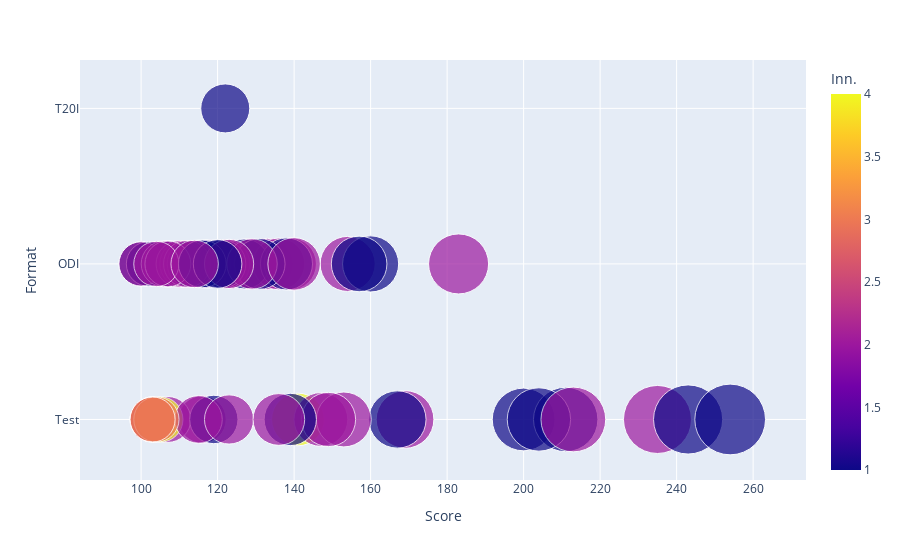

Notebook source saved alongside this figure:
### Code cell
fig = px.scatter(df, x="Score", y="Format", size="Score", color="Inn.",
           hover_name="Result", size_max=50)
fig.show()

### Figure 1 — Plotly figure (JSON) as saved in the notebook; plotly's stock layout.template omitted (floating-point values rounded to 4 significant figures)
{"data": [{"hovertemplate": "<b>%{hovertext}</b><br><br>Score=%{marker.size}<br>Format=%{y}<br>Inn.=%{marker.color}<extra></extra>", "hovertext": ["Lost", "Won", "Drawn", "Won", "Drawn", "Drawn", "Lost", "Lost", "Drawn", "Drawn", "Lost", "Won", "Won", "Won", "Won", "Won", "Won", "Drawn", "Won", "Drawn", "Lost", "Lost", "Won", "Won", "Lost", "Won", "Won", "Won", "Won", "Won", "Won", "Won", "Lost (D/L)", "Won", "Won", "Won", "Won", "Won", "Won", "Won", "Won (D/L)", "Won", "Won", "Won", "Lost", "Won", "Won", "Won", "Won", "Won", "Lost", "Lost", "Won", "Won", "Won", "Won", "Won", "Lost", "Won", "Won", "Won", "Won", "Won", "Tied", "Lost", "Won", "Won", "Lost", "Won", "Won", "Won"], "legendgroup": "", "marker": {"color": [2, 2, 2, 2, 1, 4, 2, 4, 2, 2, 2, 1, 1, 1, 2, 1, 3, 3, 2, 1, 2, 2, 3, 1, 2, 1, 2, 2, 2, 2, 1, 1, 1, 2, 2, 2, 1, 2, 1, 2, 1, 2, 2, 2, 2, 2, 1, 2, 1, 1, 1, 2, 2, 2, 2, 1, 2, 1, 1, 2, 1, 2, 2, 1, 2, 2, 1, 2, 1, 2, 1], "coloraxis": "coloraxis", "size": [116, 103, 103, 107, 119, 105, 115, 141, 169, 147, 103, 200, 211, 167, 235, 204, 103, 104, 213, 243, 153, 149, 103, 139, 123, 254, 136, 107, 102, 118, 105, 100, 107, 112, 117, 133, 108, 183, 106, 128, 102, 115, 100, 115, 123, 136, 127, 139, 107, 138, 117, 106, 154, 122, 111, 131, 110, 121, 113, 112, 160, 129, 140, 157, 107, 104, 116, 123, 120, 114, 122], "sizemode": "area", "sizeref": 0.1016, "symbol": "circle"}, "mode": "markers", "name": "", "orientation": "h", "showlegend": false, "type": "scatter", "x": [116, 103, 103, 107, 119, 105, 115, 141, 169, 147, 103, 200, 211, 167, 235, 204, 103, 104, 213, 243, 153, 149, 103, 139, 123, 254, 136, 107, 102, 118, 105, 100, 107, 112, 117, 133, 108, 183, 106, 128, 102, 115, 100, 115, 123, 136, 127, 139, 107, 138, 117, 106, 154, 122, 111, 131, 110, 121, 113, 112, 160, 129, 140, 157, 107, 104, 116, 123, 120, 114, 122], "xaxis": "x", "y": ["Test", "Test", "Test", "Test", "Test", "Test", "Test", "Test", "Test", "Test", "Test", "Test", "Test", "Test", "Test", "Test", "Test", "Test", "Test", "Test", "Test", "Test", "Test", "Test", "Test", "Test", "Test", "ODI", "ODI", "ODI", "ODI", "ODI", "ODI", "ODI", "ODI", "ODI", "ODI", "ODI", "ODI", "ODI", "ODI", "ODI", "ODI", "ODI", "ODI", "ODI", "ODI", "ODI", "ODI", "ODI", "ODI", "ODI", "ODI", "ODI", "ODI", "ODI", "ODI", "ODI", "ODI", "ODI", "ODI", "ODI", "ODI", "ODI", "ODI", "ODI", "ODI", "ODI", "ODI", "ODI", "T20I"], "yaxis": "y"}], "layout": {"coloraxis": {"colorbar": {"title": {"text": "Inn."}}, "colorscale": [[0, "#0d0887"], [0.1111, "#46039f"], [0.2222, "#7201a8"], [0.3333, "#9c179e"], [0.4444, "#bd3786"], [0.5556, "#d8576b"], [0.6667, "#ed7953"], [0.7778, "#fb9f3a"], [0.8889, "#fdca26"], [1, "#f0f921"]]}, "legend": {"itemsizing": "constant", "tracegroupgap": 0}, "margin": {"t": 60}, "xaxis": {"anchor": "y", "domain": [0, 1], "title": {"text": "Score"}}, "yaxis": {"anchor": "x", "domain": [0, 1], "title": {"text": "Format"}}}}
